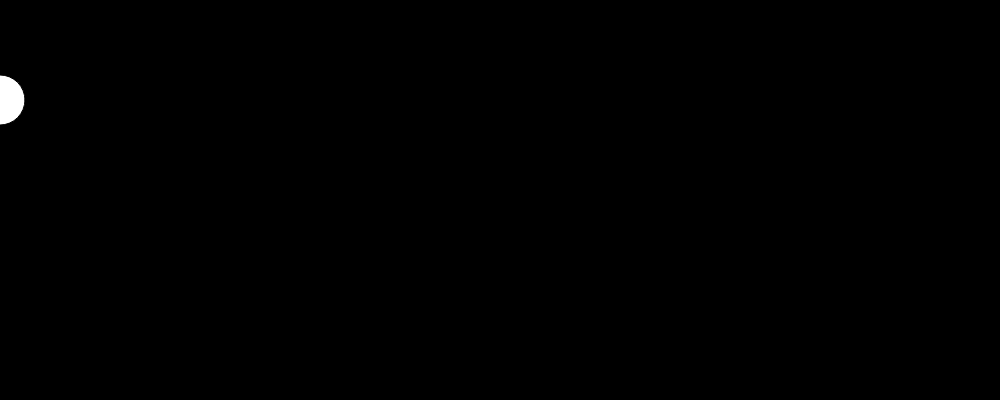
Frame 1 (no input)
Frame 60 (no input): identical to frame 1, image omitted
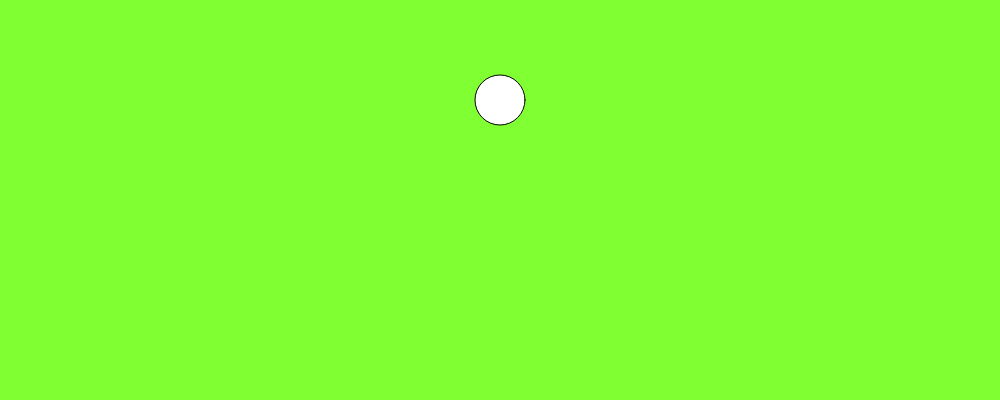
Frame 120 (the mouse pressed at the canvas centre since frame 60)

The p5.js sketch that drew these frames (run headless with seeded random() and noise() and a simulated clock; from frame 60 on, the mouse is pressed at the canvas centre):

// p5.js sketch
// ── sketch.js
var r=0,g=100,b=200
function setup(){
  createCanvas(1000,400)

  
}

function draw() {
  r=map(mouseX,0,1000,0,255)
  g=map(mouseX,0,500,0,255)
  b=map(mouseX,500,1000,50,200)
  background(r,g,b);  
ellipse(mouseX,100,50,50)

}
